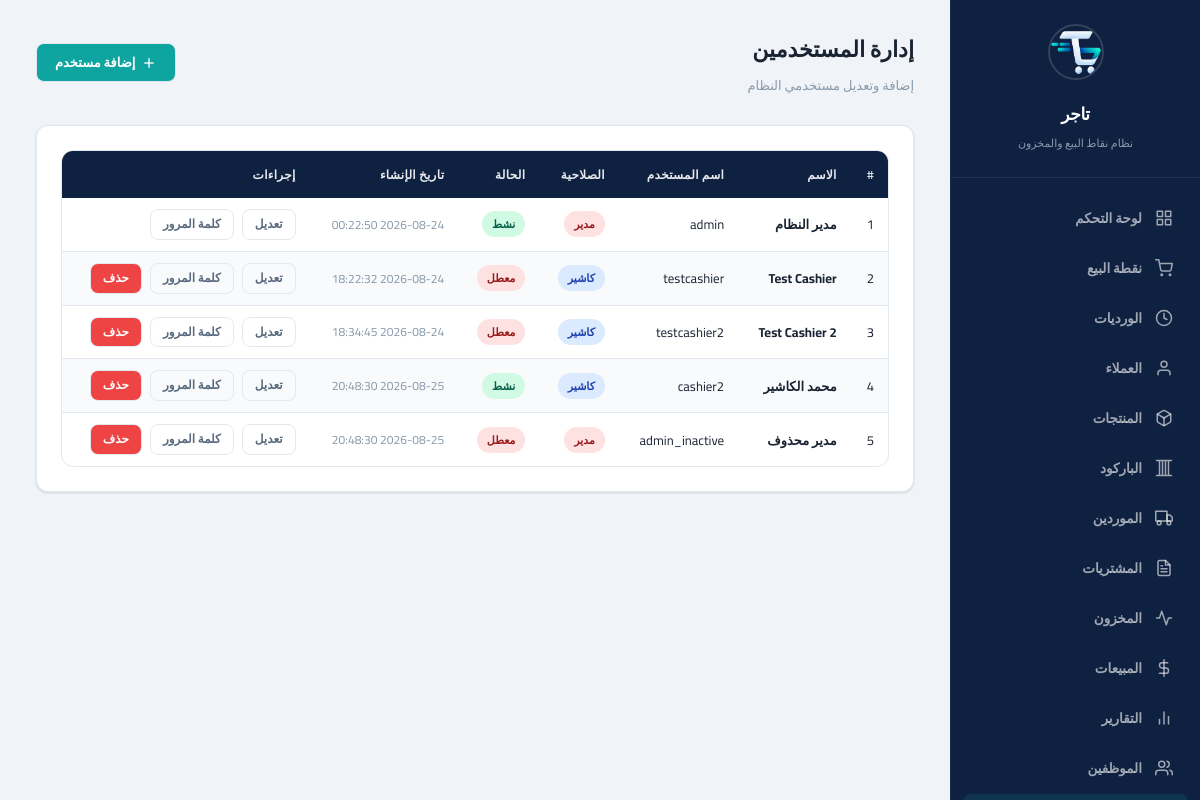
The app's page /?page=users (signed in) with its own data.
### tables this page shows
CREATE TABLE users (
    id INTEGER PRIMARY KEY AUTOINCREMENT,
    username TEXT NOT NULL UNIQUE,
    password_hash TEXT NOT NULL,
    name TEXT NOT NULL,
    role TEXT NOT NULL DEFAULT 'cashier' CHECK(role IN ('admin', 'manager', 'cashier')),
    is_active INTEGER NOT NULL DEFAULT 1,
    created_at TEXT NOT NULL DEFAULT (datetime('now', 'localtime'))
);

### www/app/controllers/UsersController.php (called while the page is built, shortened)
<?php
class UsersController {
    private $auth;
    public function __construct() {
        $this->auth = new AuthService();
    }
    public function index() {
        $users = $this->auth->getAllUsers();
        include APP_PATH . '/views/layout/header.php';
        include APP_PATH . '/views/users/index.php';
        include APP_PATH . '/views/layout/footer.php';
    }
}

### www/app/config/database.php (called while the page is built, shortened)
<?php
class Database {
    private static $instance = null;
    private $pdo;
    private function __construct() {
        $this->dbPath = __DIR__ . '/../../data/pos_system.db';
        try {
            $this->pdo = new PDO('sqlite:' . $this->dbPath);
            $this->pdo->setAttribute(PDO::ATTR_ERRMODE, PDO::ERRMODE_EXCEPTION);
            $this->pdo->setAttribute(PDO::ATTR_DEFAULT_FETCH_MODE, PDO::FETCH_ASSOC);
            $this->pdo->exec('PRAGMA journal_mode = WAL');
            $this->pdo->exec('PRAGMA foreign_keys = ON');
            $this->pdo->exec('PRAGMA busy_timeout = 5000');
            $this->pdo->exec('PRAGMA synchronous = NORMAL');
            $this->pdo->exec('PRAGMA cache_size = -8000');
            $this->pdo->exec('PRAGMA temp_store = MEMORY');
        } catch (PDOException $e) {
            die('Database connection failed: ' . $e->getMessage());
        }
    }
    public static function getInstance() {
        if (self::$instance === null) {
            self::$instance = new self();
        }
        return self::$instance;
    }
    public function getConnection() {
        return $this->pdo;
    }
    public function migrate() {
        $this->pdo->exec(
            "CREATE TABLE IF NOT EXISTS migrations (
                id INTEGER PRIMARY KEY AUTOINCREMENT,
                filename TEXT NOT NULL UNIQUE,
                applied_at TEXT NOT NULL DEFAULT (datetime('now', 'localtime'))
            )"
        );
    }
}

### www/app/services/AuthService.php (called while the page is built, shortened)
<?php
class AuthService {
    private $db;
    public function __construct() {
        $this->db = Database::getInstance()->getConnection();
    }
    public function getAllUsers() {
        $stmt = $this->db->query("SELECT id, username, name, role, is_active, created_at FROM users ORDER BY id");
        return $stmt->fetchAll();
    }
}

### www/app/views/users/index.php (the view, shortened to what this page needs)
<?php
$roleLabels = ['admin' => 'مدير', 'manager' => 'مشرف', 'cashier' => 'كاشير'];
$roleBadges = ['admin' => 'badge-danger', 'manager' => 'badge-warning', 'cashier' => 'badge-info'];
?>
<div class="page-header">
    <div>
        <h1>إدارة المستخدمين</h1>
        <p class="subtitle">إضافة وتعديل مستخدمي النظام</p>
    </div>
    <button class="btn btn-primary" onclick="openModal('addUserModal')">
        <svg width="16" height="16" viewBox="0 0 24 24" fill="none" stroke="currentColor" stroke-width="2"><line x1="12" y1="5" x2="12" y2="19"></line><line x1="5" y1="12" x2="19" y2="12"></line></svg>
        إضافة مستخدم
    </button>
</div>
<div class="card">
    <div class="table-wrapper">
        <table>
            <thead>
                <tr>
                    <th>#</th>
                    <th>الاسم</th>
                    <th>اسم المستخدم</th>
                    <th>الصلاحية</th>
                    <th>الحالة</th>
                    <th>تاريخ الإنشاء</th>
                    <th>إجراءات</th>
                </tr>
            </thead>
            <tbody>
                <?php foreach ($users as $user): ?>
                <tr>
                    <td><?= $user['id'] ?></td>
                    <td class="fw-bold"><?= htmlspecialchars($user['name']) ?></td>
                    <td><?= htmlspecialchars($user['username']) ?></td>
                    <td><span class="badge <?= $roleBadges[$user['role']] ?? 'badge-info' ?>"><?= $roleLabels[$user['role']] ?? $user['role'] ?></span></td>
                    <td><?= $user['is_active'] ? '<span class="badge badge-success">نشط</span>' : '<span class="badge badge-danger">معطل</span>' ?></td>
                    <td class="text-muted fs-sm"><?= $user['created_at'] ?></td>
                    <td>
                        <div class="btn-group">
                            <button class="btn btn-sm btn-outline" onclick="editUser(<?= $user['id'] ?>, '<?= htmlspecialchars($user['name']) ?>', '<?= $user['role'] ?>', <?= $user['is_active'] ?>)">تعديل</button>
                            <button class="btn btn-sm btn-outline" onclick="openChangePassword(<?= $user['id'] ?>, '<?= htmlspecialchars($user['name']) ?>')">كلمة المرور</button>
                            <?php if ($user['id'] != $_SESSION['user_id']): ?>
                            <a href="?page=users&action=delete&id=<?= $user['id'] ?>" class="btn btn-sm btn-danger" onclick="return confirm('هل أنت متأكد من حذف هذا المستخدم؟')">حذف</a>
                            <?php endif; ?>
                        </div>
                    </td>
                </tr>
                <?php endforeach; ?>
            </tbody>
        </table>
    </div>
</div>

### www/public/css/main.css (style rules this page uses)
:root { --navy-900: #0a1628; --navy-800: #0f2140; --navy-700: #152d54; --navy-600: #1b3a68; --navy-500: #24507e; --teal-600: #0d8a85; --teal-500: #0ea5a0; --teal-400: #14c8c1; --teal-300: #5ee2db; --teal-200: #a6f0ed; --teal-100: #d4faf8; --bg-primary: #f0f4f8; --bg-secondary: #ffffff; --bg-card: #ffffff; --bg-card-hover: #f7f9fb; --bg-input: #ffffff; --bg-sidebar: var(--navy-800); --border-color: #e2e8f0; --border-focus: var(--teal-500); --text-primary: #1a2332; --text-secondary: #5a6a7e; --text-muted: #8899aa; --text-on-dark: #e2e8f0; --text-on-dark-muted: #8899aa; --accent: var(--teal-500); --accent-hover: var(--teal-400); --accent-light: rgba(14, 165, 160, 0.1); --success: #10b981; --success-bg: #d1fae5; --warning: #f59e0b; --warning-bg: #fef3c7; --danger: #ef4444; --danger-bg: #fee2e2; --info: #3b82f6; --info-bg: #dbeafe; --shadow: 0 1px 3px rgba(0, 0, 0, 0.08), 0 1px 2px rgba(0, 0, 0, 0.06); --shadow-md: 0 4px 6px rgba(0, 0, 0, 0.07), 0 2px 4px rgba(0, 0, 0, 0.06); --shadow-lg: 0 10px 25px rgba(0, 0, 0, 0.1); --sidebar-width: 250px; --radius: 12px; --radius-sm: 8px; --radius-lg: 16px; --transition: all 0.2s ease; --font: 'Cairo', 'Segoe UI', Tahoma, sans-serif; }
*, *::before, *::after { box-sizing: border-box; margin: 0; padding: 0; }
html, body { height: 100%; font-family: var(--font); font-size: 14px; background: var(--bg-primary); color: var(--text-primary); direction: rtl; overflow: hidden; -webkit-font-smoothing: antialiased; }
a { color: var(--accent); text-decoration: none; }
.page-header { display: flex; align-items: center; justify-content: space-between; margin-bottom: 28px; flex-wrap: wrap; gap: 16px; }
.page-header h1 { font-size: 22px; font-weight: 800; color: var(--text-primary); }
.page-header .subtitle { font-size: 13px; color: var(--text-muted); margin-top: 3px; }
.card { background: var(--bg-card); border: 1px solid var(--border-color); border-radius: var(--radius); padding: 24px; margin-bottom: 20px; box-shadow: var(--shadow); }
.btn { display: inline-flex; align-items: center; justify-content: center; gap: 6px; padding: 9px 18px; border: 1px solid var(--border-color); background: var(--bg-card); color: var(--text-primary); border-radius: var(--radius-sm); font-size: 13px; font-weight: 600; font-family: var(--font); cursor: pointer; transition: var(--transition); white-space: nowrap; line-height: 1.4; text-decoration: none; }
.btn-primary { background: var(--teal-500); color: #fff; }
.btn-danger { background: var(--danger); color: #fff; }
.btn-outline { background: transparent; border: 1px solid var(--border-color); color: var(--text-secondary); }
.btn-sm { padding: 6px 12px; font-size: 12px; }
.btn-group { display: flex; gap: 8px; flex-wrap: wrap; }
.table-wrapper { overflow-x: auto; border-radius: var(--radius); border: 1px solid var(--border-color); }
table { width: 100%; border-collapse: collapse; font-size: 13px; }
thead { background: var(--navy-800); }
th { padding: 12px 14px; text-align: right; font-weight: 600; color: rgba(255, 255, 255, 0.9); font-size: 12px; text-transform: uppercase; letter-spacing: 0.3px; border-bottom: none; white-space: nowrap; }
td { padding: 11px 14px; border-bottom: 1px solid var(--border-color); color: var(--text-primary); }
tbody tr { transition: background 0.15s ease; }
tbody tr:last-child td { border-bottom: none; }
tbody tr:nth-child(even) { background: #f8fafc; }
.badge { display: inline-flex; align-items: center; padding: 3px 10px; border-radius: 20px; font-size: 11px; font-weight: 600; }
.badge-success { background: var(--success-bg); color: #065f46; }
.badge-danger { background: var(--danger-bg); color: #991b1b; }
.badge-info { background: var(--info-bg); color: #1e40af; }
.text-muted { color: var(--text-muted); }
.fw-bold { font-weight: 700; }
.fs-sm { font-size: 12px; }
.fw-bold { font-weight: 700 !important; }
.fs-sm { font-size: 12px !important; }
.text-muted { color: var(--text-muted) !important; }

### records on screen
users: id "1", name "مدير النظام", username "admin", role "مدير", is_active "نشط", created_at "2026-08-24 00:22:50"
users: id "2", name "Test Cashier", username "testcashier", role "كاشير", is_active "معطل", created_at "2026-08-24 18:22:32"
users: id "3", name "Test Cashier 2", username "testcashier2", role "كاشير", is_active "معطل", created_at "2026-08-24 18:34:45"
users: id "4", name "محمد الكاشير", username "cashier2", role "كاشير", is_active "نشط", created_at "2026-08-25 20:48:30"
users: id "5", name "مدير محذوف", username "admin_inactive", role "مدير", is_active "معطل", created_at "2026-08-25 20:48:30"
